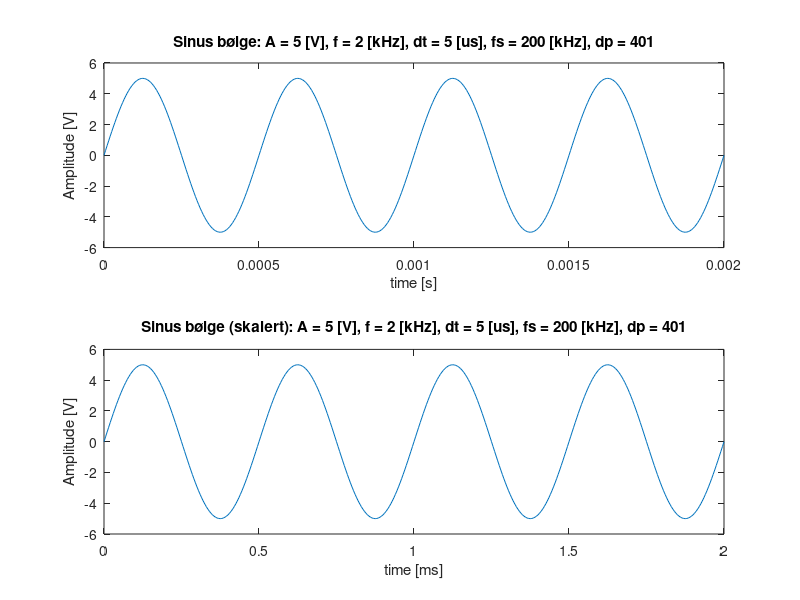
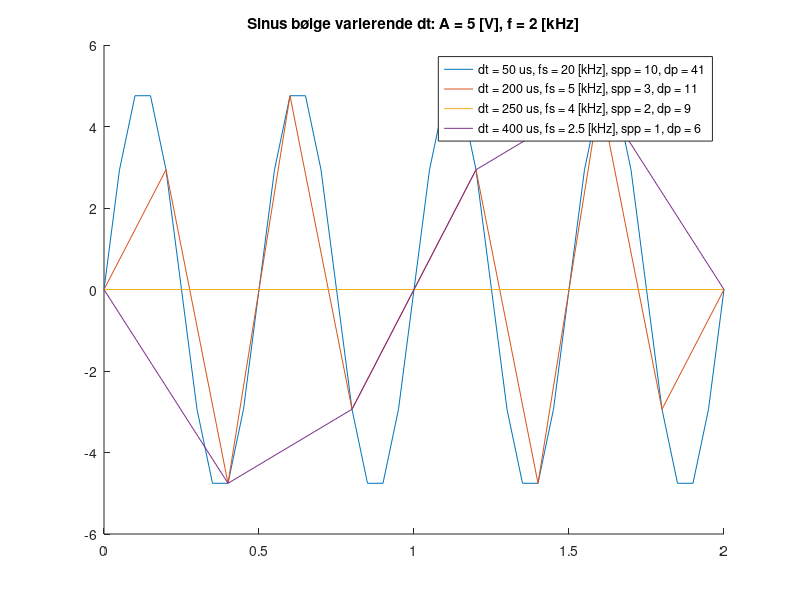
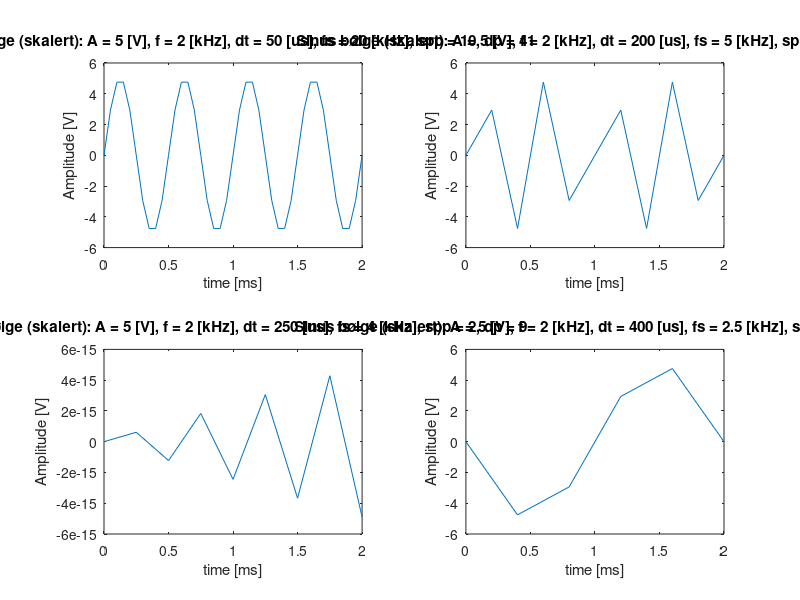

Reproduce these figures in MATLAB, in order.
% Oppgave 2
% Oppgave 2

% a)
dt = 5e-6; # s 
fs = 1/dt;
t_start = 0; # s
t_end = 2e-3; # s

t = t_start:dt:t_end; 

% b) 
A = 5; # V
f = 2e3; # Hz
w = 2*pi*f;

s = A*sin(w*t);

figure(1);
subplot(2,1,1)
plot(t, s);

xlabel("time [s]"); ylabel("Amplitude [V]");
ttl = sprintf("Sinus bølge: A = %d [V], f = %d [kHz], dt = %g [us], fs = %g [kHz], dp = %d", A, f/1e3, dt*1e6, fs/1e3, length(t)); 
title(ttl);

% b)
subplot(2,1,2)
plot(t*1e3, s);

xlabel("time [ms]"); ylabel("Amplitude [V]");
ttl = sprintf("Sinus bølge (skalert): A = %d [V], f = %d [kHz], dt = %g [us], fs = %g [kHz], dp = %d", A, f/1e3, dt*1e6, fs/1e3, length(t)); 
title(ttl);

% c-f
dts = [50e-6, 200e-6, 250e-6, 400e-6]; # steg lengder

figure(3)
hold on; 
for i = 1:length(dts); # loope gjennom alle seg lengder
    dt_i = dts(i);
    fs_i = 1/dt_i;
    t_i = t_start:dt_i:t_end; 
    s_i = A*sin(w*t_i);
    spp_i = uint32(fs_i/f); # ca sample pr periode 

    plot(t_i*1e3, s_i, "DisplayName", sprintf("dt = %g us, fs = %g [kHz], spp = %d, dp = %d", dt_i*1e6, fs_i/1e3, spp_i, length(t_i)));
end;

ttl = sprintf("Sinus bølge varierende dt: A = %d [V], f = %d [kHz]", A, f/1e3); 
title(ttl);
legend();

hold off;

figure(4);
for i = 1:length(dts)
    dt_i = dts(i);
    fs_i = 1/dt_i;
    t_i = t_start:dt_i:t_end; 
    s_i = A*sin(w*t_i);
    spp_i = uint32(fs_i/f); # ca sample pr periode

    subplot(2,2, i);
    plot(t_i*1e3, s_i);

    xlabel("time [ms]"); ylabel("Amplitude [V]");
    ttl_i = sprintf("Sinus bølge (skalert): A = %d [V], f = %d [kHz], dt = %g [us], fs = %g [kHz], spp = %d, dp = %d", A, f/1e3, dt_i*1e6, fs_i/1e3, spp_i, length(t_i));
    title(ttl_i);
end;
